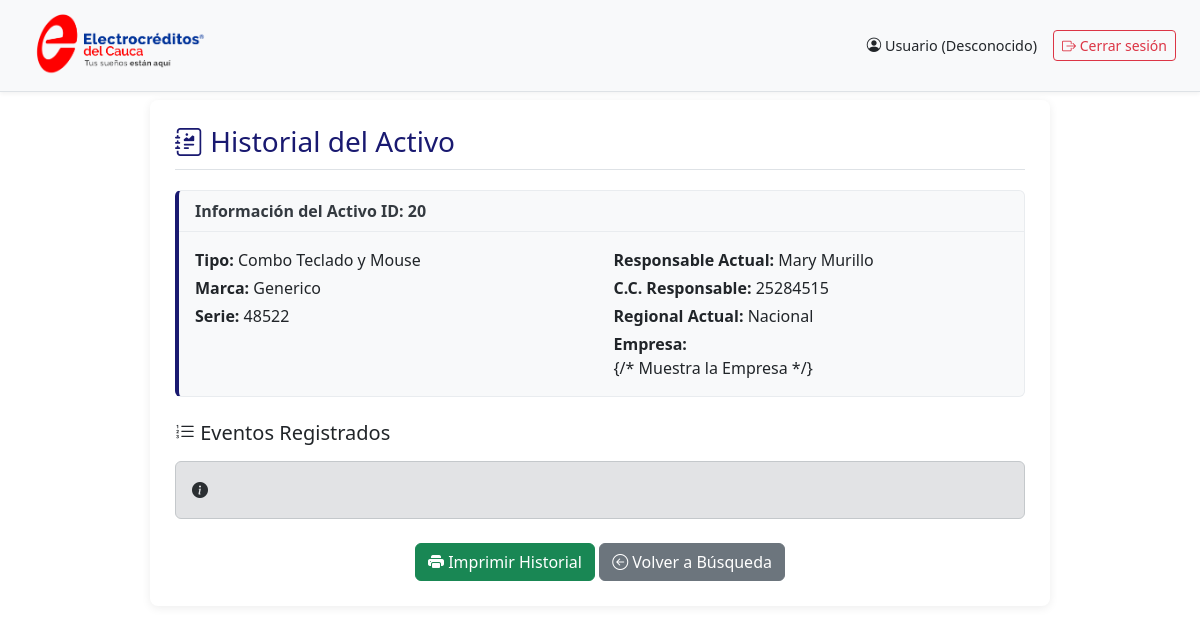
Page /historial.php?id_activo=20 (signed in) on the committed database.
### tables this page shows
CREATE TABLE `activos_tecnologicos` (
    `id` int(11) NOT NULL,
    `cedula` varchar(20) DEFAULT NULL,
    `nombre` varchar(100) DEFAULT NULL,
    `cargo` varchar(100) DEFAULT NULL,
    `tipo_activo` varchar(50) DEFAULT NULL,
    `marca` varchar(100) DEFAULT NULL,
    `serie` varchar(100) DEFAULT NULL,
    `procesador` varchar(100) DEFAULT NULL,
    `ram` varchar(50) DEFAULT NULL,
    `disco_duro` varchar(100) DEFAULT NULL,
    `tipo_equipo` varchar(50) DEFAULT NULL,
    `red` varchar(50) DEFAULT NULL,
    `sistema_operativo` varchar(100) DEFAULT NULL,
    `offimatica` varchar(100) DEFAULT NULL,
    `antivirus` varchar(100) DEFAULT NULL,
    `estado` varchar(50) DEFAULT NULL,
    `valor_aproximado` decimal(10,2) DEFAULT NULL,
    `regional` varchar(50) DEFAULT NULL,
    `detalles` text DEFAULT NULL,
    `fecha_registro` timestamp NOT NULL DEFAULT current_timestamp(),
    `empresa` varchar(255) NULL,
    `Codigo_Inv` varchar(50) NULL
  );

### historial.php (the view, shortened to what this page needs)
<?php
require_once 'backend/db.php';
if (isset($conn) && !isset($conexion)) { $conexion = $conn; }
$conexion->set_charset("utf8mb4");
$nombre_usuario_actual_sesion = $_SESSION['nombre_usuario_completo'] ?? 'Usuario';
$rol_usuario_actual_sesion = $_SESSION['rol_usuario'] ?? 'Desconocido';
$id_activo_historial = (int)$_GET['id_activo'];
$activo_info = null;
$stmt_activo = $conexion->prepare("SELECT id, tipo_activo, serie, marca, nombre AS nombre_responsable, cedula AS cedula_responsable, regional, Empresa FROM activos_tecnologicos WHERE id = ?");
if ($stmt_activo) {
    $stmt_activo->bind_param('i', $id_activo_historial);
    $stmt_activo->execute();
    $result_activo = $stmt_activo->get_result();
    $activo_info = $result_activo->fetch_assoc();
}
$historial_items = [];
?>
<!DOCTYPE html>
<html lang="es">
<head>
    <link href="https://cdn.jsdelivr.net/npm/bootstrap@5.3.0/dist/css/bootstrap.min.css" rel="stylesheet">
    <link rel="stylesheet" href="https://cdn.jsdelivr.net/npm/bootstrap-icons@1.11.3/font/bootstrap-icons.min.css">
</head>
<body>
    <div class="top-bar-custom">
        <div class="logo-container-top">
            <a href="menu.php" title="Ir a Inicio">
                <img src="imagenes/logo.png" alt="Logo ARPESOD ASOCIADOS SAS">
            </a>
        </div>
        <div class="d-flex align-items-center">
            <span class="text-dark me-3 user-info-top">
                <i class="bi bi-person-circle"></i> <?= htmlspecialchars($nombre_usuario_actual_sesion) ?>
                (<?= htmlspecialchars(ucfirst($rol_usuario_actual_sesion)) ?>)
            </span>
            <form action="logout.php" method="post" class="d-flex">
                <button class="btn btn-outline-danger btn-sm" type="submit"><i class="bi bi-box-arrow-right"></i> Cerrar sesión</button>
            </form>
        </div>
    </div>
    <div class="container-main-historial">
        <div class="page-header d-flex justify-content-between align-items-center">
            <h3 class="mb-0"><i class="bi bi-journal-richtext"></i> Historial del Activo</h3>
        </div>
        <div class="card activo-info-card mb-4">
            <div class="card-header">
                <strong>Información del Activo ID: <?= htmlspecialchars($activo_info['id']) ?></strong>
            </div>
            <div class="card-body">
                <div class="row">
                    <div class="col-md-6">
                        <p class="mb-1"><strong>Tipo:</strong> <?= htmlspecialchars($activo_info['tipo_activo'] ?? 'N/A') ?></p>
                        <p class="mb-1"><strong>Marca:</strong> <?= htmlspecialchars($activo_info['marca'] ?? 'N/A') ?></p>
                        <p class="mb-0"><strong>Serie:</strong> <?= htmlspecialchars($activo_info['serie'] ?? 'N/A') ?></p>
                    </div>
                    <div class="col-md-6">
                        <p class="mb-1"><strong>Responsable Actual:</strong> <?= htmlspecialchars($activo_info['nombre_responsable'] ?? 'N/A') ?></p>
                        <p class="mb-1"><strong>C.C. Responsable:</strong> <?= htmlspecialchars($activo_info['cedula_responsable'] ?? 'N/A') ?></p>
                        <p class="mb-1"><strong>Regional Actual:</strong> <?= htmlspecialchars($activo_info['regional'] ?? 'N/A') ?></p>
                        <p class="mb-0"><strong>Empresa:</strong> <?= htmlspecialchars($activo_info['Empresa'] ?? ($activo_info['empresa'] ?? 'N/A')) ?></p> {/* Muestra la Empresa */}
                    </div>
                </div>
            </div>
        </div>
        <h5><i class="bi bi-list-ol"></i> Eventos Registrados</h5>
        <?php if (!empty($historial_items)): ?>
            <?php foreach ($historial_items as $idx => $item_hist): ?>
                <div class="card history-entry">
                    <div class="card-header">
                        <div class="d-flex justify-content-between align-items-center">
                            <span>
                                <i class="bi bi-calendar3"></i> <?= htmlspecialchars(date("d/m/Y H:i:s", strtotime($item_hist['fecha_evento']))) ?>
                                 - <span class="badge bg-info text-dark badge-custom"><?= htmlspecialchars($item_hist['tipo_evento']) ?></span>
                            </span>
                            <span class="history-meta">
                                <i class="bi bi-person-check-fill"></i> <?= htmlspecialchars($item_hist['usuario_responsable'] ?? 'N/A') ?>
                            </span>
                        </div>
                    </div>
                    <div class="card-body">
                        <div class="history-description">
                            <p class="mb-1"><?= nl2br(htmlspecialchars($item_hist['descripcion_evento'])) ?></p>
                            <?php
                            $datos_anteriores_hist = !empty($item_hist['datos_anteriores']) ? json_decode($item_hist['datos_anteriores'], true) : null;
                            $datos_nuevos_hist = !empty($item_hist['datos_nuevos']) ? json_decode($item_hist['datos_nuevos'], true) : null;
                            $has_details_to_show = false;
                            if (($item_hist['tipo_evento'] == HISTORIAL_TIPO_ACTUALIZACION && $datos_nuevos_hist && $datos_anteriores_hist) ||
                                ($item_hist['tipo_evento'] == HISTORIAL_TIPO_TRASLADO && ($datos_anteriores_hist || $datos_nuevos_hist)) ||
                                ($item_hist['tipo_evento'] == (defined('HISTORIAL_TIPO_CREACION') ? HISTORIAL_TIPO_CREACION : 'CREACIÓN') && $datos_nuevos_hist) ||
                                ($item_hist['tipo_evento'] == HISTORIAL_TIPO_BAJA && ($datos_anteriores_hist || $datos_nuevos_hist)) ) {
                                $has_details_to_show = true;
                            }
                            ?>
                            <?php if ($has_details_to_show): ?>
                            <a class="details-toggle d-print-none" data-bs-toggle="collapse" href="#detailsCollapse_<?= $idx ?>" role="button" aria-expanded="false" aria-controls="detailsCollapse_<?= $idx ?>">
                                <i class="bi bi-caret-down-fill"></i> Ver Detalles del Evento
                            </a>
                            <div class="collapse mt-2" id="detailsCollapse_<?= $idx ?>">
                                <div class="details-content">
                                    <?php if ($datos_anteriores_hist && ($item_hist['tipo_evento'] == HISTORIAL_TIPO_ACTUALIZACION || $item_hist['tipo_evento'] == HISTORIAL_TIPO_TRASLADO || $item_hist['tipo_evento'] == HISTORIAL_TIPO_BAJA ) ): ?>
                                        <h6>Datos Anteriores:</h6>
                                        <ul>
                                        <?php foreach ($datos_anteriores_hist as $key => $val_anterior):
                                            $val_nuevo_comparar = ($item_hist['tipo_evento'] != HISTORIAL_TIPO_BAJA && isset($datos_nuevos_hist[$key])) ? $datos_nuevos_hist[$key] : null;
                                            if ($item_hist['tipo_evento'] == HISTORIAL_TIPO_ACTUALIZACION && $val_anterior == $val_nuevo_comparar && array_key_exists($key, $datos_nuevos_hist)) continue;
                                        ?>
                                            <li><strong><?= htmlspecialchars(ucfirst(str_replace('_', ' ', $key))) ?>:</strong> <?= htmlspecialchars(is_array($val_anterior) ? json_encode($val_anterior) : ($val_anterior ?? 'N/A')) ?></li>
                                        <?php endforeach; ?>
                                        </ul>
                                    <?php endif; ?>
                                    <?php if ($datos_nuevos_hist && ($item_hist['tipo_evento'] == HISTORIAL_TIPO_ACTUALIZACION || $item_hist['tipo_evento'] == HISTORIAL_TIPO_TRASLADO || $item_hist['tipo_evento'] == (defined('HISTORIAL_TIPO_CREACION') ? HISTORIAL_TIPO_CREACION : 'CREACIÓN') || $item_hist['tipo_evento'] == HISTORIAL_TIPO_BAJA )): ?>
                                        <h6><?= ($item_hist['tipo_evento'] == HISTORIAL_TIPO_BAJA) ? 'Contexto de la Baja:' : (($item_hist['tipo_evento'] == (defined('HISTORIAL_TIPO_CREACION') ? HISTORIAL_TIPO_CREACION : 'CREACIÓN')) ? 'Datos Registrados:' : 'Datos Nuevos:') ?></h6>
                                        <ul>
                                        <?php foreach ($datos_nuevos_hist as $key => $val_nuevo):
                                            $val_anterior_comparar = ($item_hist['tipo_evento'] != (defined('HISTORIAL_TIPO_CREACION') ? HISTORIAL_TIPO_CREACION : 'CREACIÓN') && isset($datos_anteriores_hist[$key])) ? $datos_anteriores_hist[$key] : null;
                                            if ($item_hist['tipo_evento'] == HISTORIAL_TIPO_ACTUALIZACION && $val_nuevo == $val_anterior_comparar && array_key_exists($key, $datos_anteriores_hist)) continue;
                                        ?>
                                            <li><strong><?= htmlspecialchars(ucfirst(str_replace('_', ' ', $key))) ?>:</strong> <?= htmlspecialchars(is_array($val_nuevo) ? json_encode($val_nuevo) : ($val_nuevo ?? 'N/A')) ?></li>
                                        <?php endforeach; ?>
                                        </ul>
                                    <?php endif; ?>
                                </div>
                            </div>
                            <?php endif; ?>
                        </div>
                    </div>
                </div>
            <?php endforeach; ?>
        <?php else: ?>
            <div class="alert alert-secondary mt-3" role="alert">
                <i class="bi bi-info-circle-fill"></i>
            </div>
        <?php endif; ?>
        <div class="mt-4 text-center d-print-none">
             <button type="button" class="btn btn-success" onclick="window.print();"><i class="bi bi-printer-fill"></i> Imprimir Historial</button>
             <a href="buscar.php" class="btn btn-secondary"><i class="bi bi-arrow-left-circle"></i> Volver a Búsqueda</a>
        </div>
    </div>
</body>
</html>

### historial.php (style rules this page uses)
body { background-color: #ffffff !important; font-family: 'Segoe UI', Tahoma, Geneva, Verdana, sans-serif; padding-top: 80px; }
.top-bar-custom { position: fixed; top: 0; left: 0; right: 0; z-index: 1030; display: flex; justify-content: space-between; align-items: center; padding: 0.5rem 1.5rem; background-color: #f8f9fa; border-bottom: 1px solid #dee2e6; box-shadow: 0 2px 4px rgba(0,0,0,0.05); }
.logo-container-top img { width: auto; height: 75px; object-fit: contain; margin-right: 15px; }
.user-info-top { font-size: 0.9rem; }
.container-main-historial { max-width: 900px; margin: 20px auto 40px auto; background-color: #fff; padding: 25px; border-radius: 8px; box-shadow: 0 2px 10px rgba(0,0,0,0.075); }
.page-header { border-bottom: 1px solid #dee2e6; padding-bottom: 10px; margin-bottom: 20px; color: #191970; }
.page-header h3 { color: inherit; }
.activo-info-card { background-color: #f8f9fa; border: 1px solid #e9ecef; border-left: 4px solid #191970; border-radius: 0.375rem; }
.activo-info-card .card-header { background-color: transparent; border-bottom: 1px solid #e9ecef; font-weight: 600; color: #343a40; }

### rows in the picture
activos_tecnologicos: id "20", tipo_activo "Combo Teclado y Mouse", marca "Generico", serie "48522", nombre "Mary Murillo", cedula "25284515", regional "Nacional"

### other values in the picture
$nombre_usuario_actual_sesion "Usuario"
$rol_usuario_actual_sesion "Desconocido"
